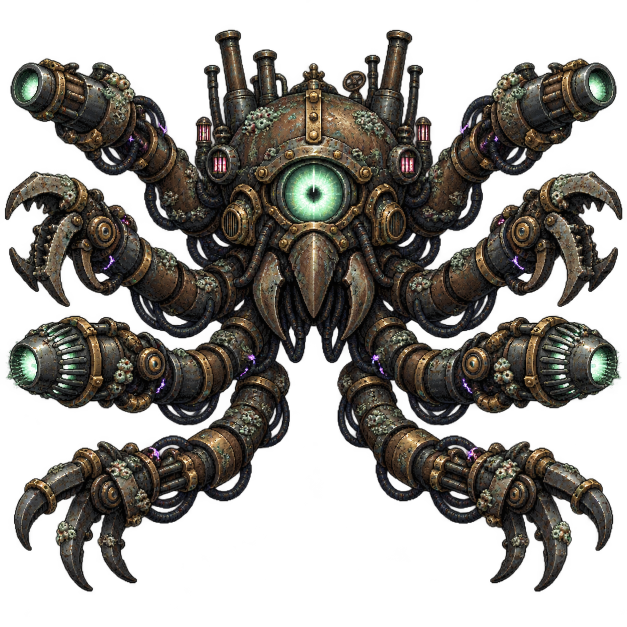
#> input picture Pause/Assets/Art/Bosses/Tide~/src~/hull_key.png, 1254 x 1254 px (shown at 1/2 size)
$ python build.py
#> lines starting #> are read from the running program, lines starting #| are printed output that depends on the picture; after the words box and inside, x2 and y2 are one past the last pixel; in counts of white or black regions, pixels touching at a corner belong together
#> in source, im is the input picture: PIL image 1254x1254 RGBA; mean R, G, B, A 33.4, 30.3, 25.5, 130.1
#> in source, `valid=s>13`:
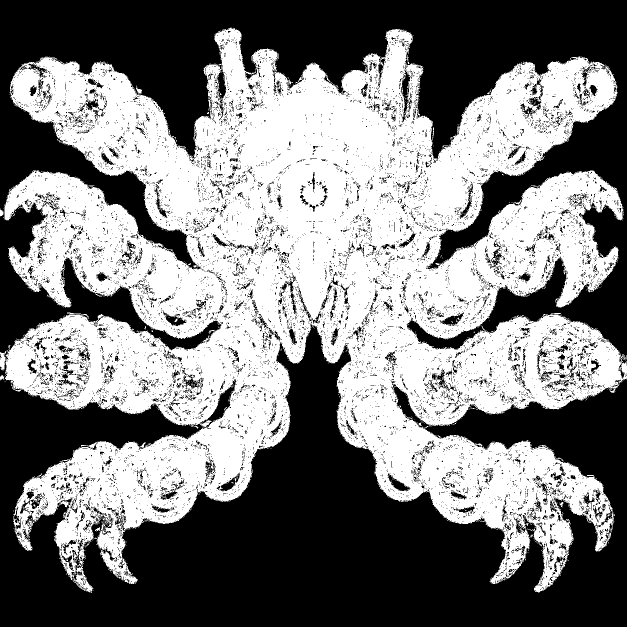
#> valid: shape (1254, 1254) bool (shown at 1/2 size); 49.2% white; 1107 white regions (1087 under 20 px), largest, box (x1, y1, x2, y2) and area: (9, 55, 1254, 1185) 770199, (0, 701, 16, 741) 310, (134, 624, 177, 638) 77
#> in source, `h[valid&(h<11)]=14`: h: shape (1254, 1254); min 0, max 254, mean 33.7
#> in source, `h[valid&(h>=244)]=227`: h: shape (1254, 1254); min 0, max 251, mean 33.6
#> in source, `brown=valid&(h>=11)&(h<=32)`: brown: shape (1254, 1254) bool; 27.6% white; 5792 white regions (5387 under 20 px), largest, box (x1, y1, x2, y2) and area: (363, 58, 968, 681) 105016, (9, 341, 449, 630) 38801, (948, 341, 1245, 616) 28672
#> in source, `s[brown]=np.minimum(s[brown],112)`: s: shape (1254, 1254); min 0, max 255, mean 38.5
#> in source, `rgb=Image.fromarray(hsv,"HSV").convert("RGB")`: hsv: shape (1254, 1254, 3); mean R, G, B 33.6, 38.5, 34.9
#> in source, `out = rgba()`: out: PIL image 384x384 RGBA; every value is 0
#!/usr/bin/env python3
"""Build the staged Iron Kraken art from one painted hull and one maw edit.

All changes to the painted sprite use nearest-neighbour sampling at 384 px.
The localized effects are painted at native resolution; no palette reduction.
"""
from __future__ import annotations

import math
from pathlib import Path

import numpy as np
from PIL import Image, ImageDraw, ImageFont

ROOT = Path(__file__).resolve().parent.parent
SRC = ROOT / "src~"
ART = ROOT.parents[1]
C = 384
MINT = (124, 242, 192)
WHITE = (237, 255, 242)
VIOLET = (115, 131, 245)
INK = (5, 10, 17)


def rgba():
    return Image.new("RGBA", (C, C), (0, 0, 0, 0))


def source(name):
    im = Image.open(SRC / name).convert("RGBA")
    # Preserve every painted value/detail while moving accidental red rust and
    # lamps into the Tide brass / violet hue families.
    hsv=np.asarray(im.convert("RGB").convert("HSV")).copy()
    h,s,v=hsv[...,0],hsv[...,1],hsv[...,2]
    valid=s>13
    h[valid&(h<11)]=14                    # 0..15 deg -> warm brown 20 deg
    h[valid&(h>=244)]=227                 # near-red magenta -> violet pink
    brown=valid&(h>=11)&(h<=32)
    s[brown]=np.minimum(s[brown],112)     # below 0.45 after RGB rounding
    rgb=Image.fromarray(hsv,"HSV").convert("RGB")
    rgb.putalpha(im.getchannel("A"))
    im=rgb
    im = im.resize((344, 344), Image.Resampling.NEAREST)
    out = rgba()
    out.alpha_composite(im, (20, 20))
    return out


def selective_rim(im):
    a=np.asarray(im).copy()
    alpha=a[...,3]
    solid=alpha>70
#> solid: shape (384, 384) bool; 42% white; 1 white region, box (x1, y1, x2, y2) and area: (23, 36, 362, 345) 61949
    up=np.pad(alpha[:-1,:],((1,0),(0,0)))
    left=np.pad(alpha[:,:-1],((0,0),(1,0)))
    edge=solid&((up<24)|(left<24))
#> edge: shape (384, 384) bool; 1.5% white in thin lines or dots, all inside (x1, y1, x2, y2) = (23, 36, 362, 345)
    # Two stepped pixels of pale upper-left water light on solid metal only.
    inner=(np.pad(edge[:-1,:],((1,0),(0,0)))|np.pad(edge[:,:-1],((0,0),(1,0))))&solid&~edge
#> inner: shape (384, 384) bool; 1.5% white in thin lines or dots, all inside (x1, y1, x2, y2) = (23, 37, 362, 345)
    a[inner,:3]=(a[inner,:3].astype(float)*0.55+np.array([115,188,163])*0.45).astype(np.uint8)
    a[edge,:3]=(a[edge,:3].astype(float)*0.25+np.array([188,250,223])*0.75).astype(np.uint8)
    return Image.fromarray(a,"RGBA")


BASE = selective_rim(source("hull_key.png"))
FIRE = source("maw_fire_key.png")
#> call 2 of source, with name = 'maw_fire_key.png'
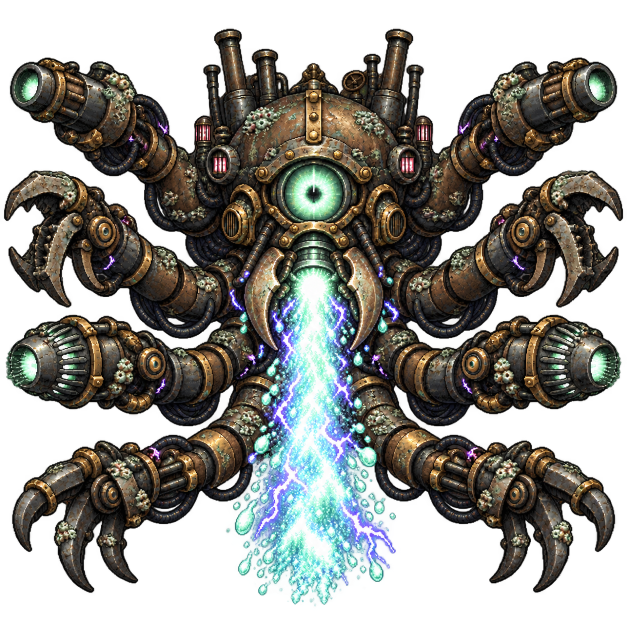
#> input picture Pause/Assets/Art/Bosses/Tide~/src~/maw_fire_key.png, 1254 x 1254 px (shown at 1/2 size)
#> in source, im is the input picture: PIL image 1254x1254 RGBA; mean R, G, B, A 50.8, 50.9, 46.2, 151.8
#> in source (call 2), `valid=s>13`: valid: shape (1254, 1254) bool; 56.9% white; 10896 black regions (10176 under 20 px), largest, box (x1, y1, x2, y2) and area: (0, 0, 1254, 1254) 577895, (586, 541, 656, 919) 7589, (562, 1018, 665, 1129) 2752
#> in source (call 2), `h[valid&(h<11)]=14`: h: shape (1254, 1254); min 0, max 254, mean 40.6
#> in source (call 2), `h[valid&(h>=244)]=227`: h: shape (1254, 1254); min 0, max 251, mean 40.6
#> in source (call 2), `brown=valid&(h>=11)&(h<=32)`: brown: shape (1254, 1254) bool; 31% white; 4343 white regions (4023 under 20 px), largest, box (x1, y1, x2, y2) and area: (5, 56, 1248, 700) 261110, (23, 879, 420, 1186) 40916, (829, 880, 1230, 1187) 40312
#> in source (call 2), `s[brown]=np.minimum(s[brown],112)`:
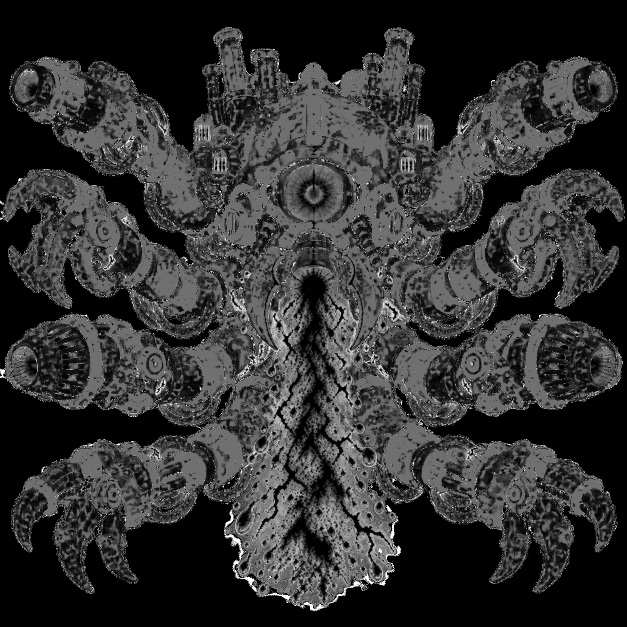
#> s: shape (1254, 1254) (shown at 1/2 size); min 0, max 255, mean 49.8
#> in source (call 2), `rgb=Image.fromarray(hsv,"HSV").convert("RGB")`:
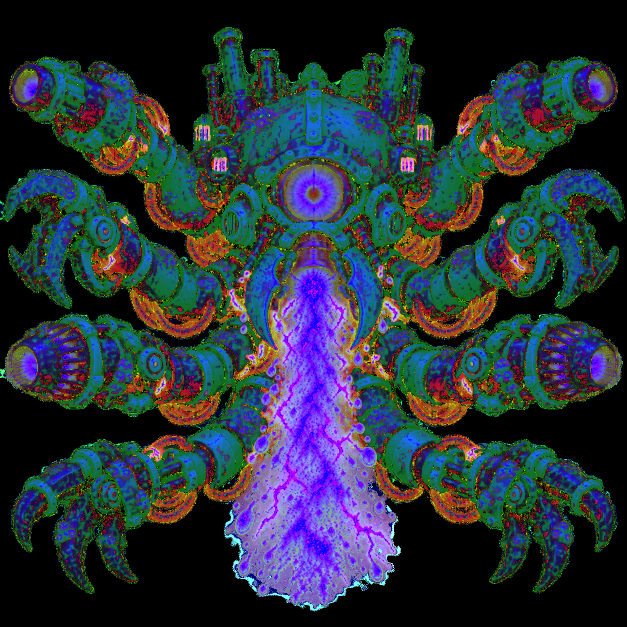
#> hsv: shape (1254, 1254, 3) (shown at 1/2 size); mean R, G, B 40.6, 49.8, 58.9
DEATH = source("death_peak_key.png")
#> call 3 of source, with name = 'death_peak_key.png'
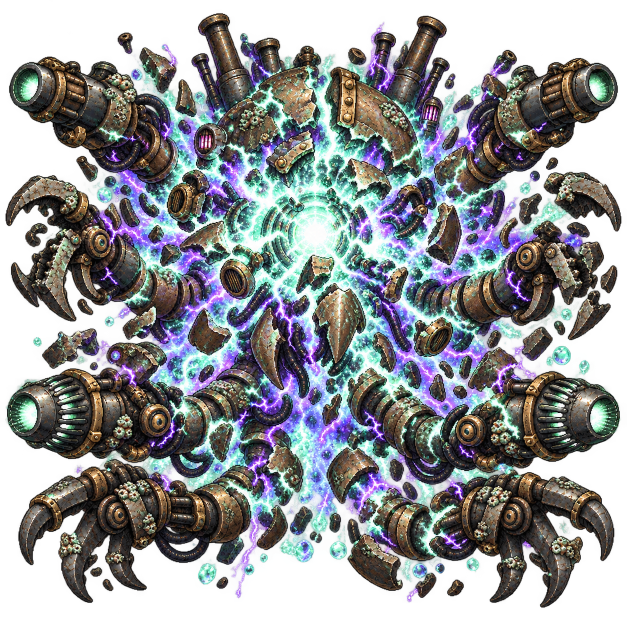
#> input picture Pause/Assets/Art/Bosses/Tide~/src~/death_peak_key.png, 1254 x 1254 px (shown at 1/2 size)
#> in source, im is the input picture: PIL image 1254x1254 RGBA; mean R, G, B, A 73.7, 76.2, 79.4, 171.7
#> in source (call 3), `valid=s>13`:
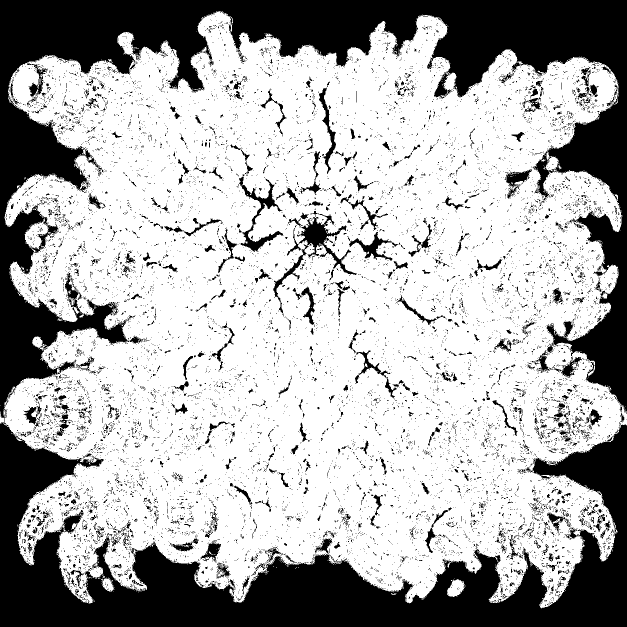
#> valid: shape (1254, 1254) bool (shown at 1/2 size); 68.1% white; 12173 black regions (11570 under 20 px), largest, box (x1, y1, x2, y2) and area: (0, 0, 1254, 838) 235742, (0, 839, 1254, 1254) 177316, (574, 422, 714, 560) 3735
#> in source (call 3), `h[valid&(h<11)]=14`: h: shape (1254, 1254); min 0, max 254, mean 73.2
#> in source (call 3), `h[valid&(h>=244)]=227`: h: shape (1254, 1254); min 0, max 250, mean 73
#> in source (call 3), `brown=valid&(h>=11)&(h<=32)`:
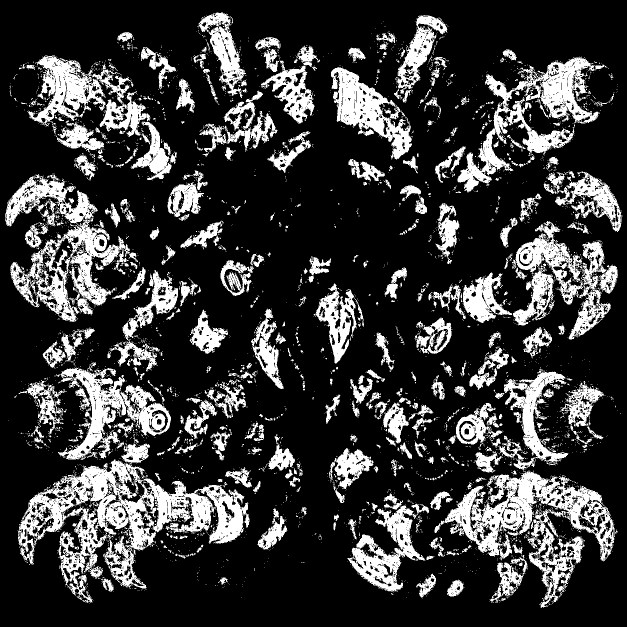
#> brown: shape (1254, 1254) bool (shown at 1/2 size); 22.4% white; 4065 white regions (3612 under 20 px), largest, box (x1, y1, x2, y2) and area: (36, 919, 500, 1207) 41719, (10, 348, 260, 644) 23414, (869, 943, 1230, 1123) 22184


def warp(im, phase):
    """Move the distal arm pixels while leaving the central hull registered."""
    a = np.asarray(im)
    yy, xx = np.indices((C, C))
    edge = np.clip((np.abs(xx - 192) - 62) / 120, 0, 1) ** 1.5
    dx = np.sign(xx - 192) * edge * [0, 2, -2, 1][phase]
    dy = edge * [0, -4, 4, 2][phase] * (0.75 + 0.25 * np.sin(yy / 33))
    sx = np.clip(np.rint(xx - dx).astype(int), 0, C - 1)
    sy = np.clip(np.rint(yy - dy).astype(int), 0, C - 1)
    return Image.fromarray(a[sy, sx], "RGBA")


def glow_ellipse(layer, box, color=MINT, strength=1):
    d = ImageDraw.Draw(layer, "RGBA")
    x0, y0, x1, y1 = box
    for grow, alpha in [(10, 12), (6, 25), (3, 52)]:
        d.ellipse((x0-grow, y0-grow, x1+grow, y1+grow), fill=(*color, min(255, alpha*strength)))
    d.ellipse(box, fill=(*WHITE, min(255, 90*strength)))


def core_fx(im, phase):
    layer = rgba()
    d = ImageDraw.Draw(layer, "RGBA")
    # The eye is a ring and pupil, so its dark centre survives each pulse.
    eye = [(184, 112, 199, 127), (182, 110, 201, 129), (181, 109, 202, 130), (183, 111, 200, 128)][phase]
    d.arc(eye, 188, 353, fill=(*WHITE, 100+phase*25), width=2)
    d.line([(191, 113), (194, 106)], fill=(*WHITE, 160+phase*22), width=1)
    d.line([(190, 174+phase%2), (194, 176+phase%2)], fill=(*MINT, 100+phase*28), width=2)
    im.alpha_composite(layer)
    return im


def idle(phase):
    return core_fx(warp(BASE, phase), phase)


def bolt(d, center, power=1, left=False):
    x, y = center
    rr = [12, 9, 6][min(power, 2)]
    for radius, alpha, col in [(19, 15, MINT), (13, 34, MINT), (8, 110, VIOLET), (5, 215, MINT)]:
        d.ellipse((x-radius, y-radius, x+radius, y+radius), fill=(*col, alpha))
    d.ellipse((x-rr//2, y-rr//2, x+rr//2, y+rr//2), fill=(*WHITE, 245))
    sg = -1 if left else 1
    d.line([(x+sg*5, y-5), (x+sg*13, y-13), (x+sg*19, y-12)], fill=(*VIOLET, 220), width=2)
    d.line([(x+sg*4, y+5), (x+sg*14, y+10)], fill=(*MINT, 215), width=2)


def tell(part, charged):
    im = idle(1 if charged else 0)
    layer = rgba()
    d = ImageDraw.Draw(layer, "RGBA")
    if part == 0:
        glow_ellipse(layer, (177, 181, 207, 214), strength=2 if charged else 1)
        for s in (-1, 1):
            d.line([(192+s*8, 188), (192+s*22, 198), (192+s*12, 213)], fill=(*VIOLET, 220 if charged else 130), width=2)
        if charged:
            for x, y in [(175, 222), (209, 220), (191, 234)]:
                d.ellipse((x-2,y-2,x+2,y+2), fill=(*MINT, 240))
    else:
        x = 39 if part == 1 else 345
        for y in (70, 231):
            bolt(d, (x,y), power=2 if charged else 0, left=part==1)
        x2 = 61 if part == 1 else 323
        d.line([(x, 70), (x2, 130), (x, 231)], fill=(*VIOLET, 170 if charged else 75), width=3 if charged else 1, joint="curve")
        if charged:
            for yy in (100, 169, 257):
                d.ellipse((x2-2, yy-2, x2+2, yy+2), fill=(*WHITE, 245))
    im.alpha_composite(layer)
    return im


def fire():
    im = idle(0)
    # Painted second key supplies the open beak and the water jet. It changes
    # nothing beyond this soft local mask; the original hull stays fixed.
    mask = Image.new("L", (C, C))
    d = ImageDraw.Draw(mask)
    d.polygon([(170,151),(214,151),(228,174),(239,220),(251,260),(256,331),(240,354),(145,354),(128,326),(132,260),(148,203)], fill=255)
    # Native stepped taper, avoiding an obvious patch edge.
    m = np.asarray(mask).copy()
    from PIL import ImageFilter
    mask = Image.fromarray(m).filter(ImageFilter.GaussianBlur(2))
    im.paste(FIRE, (0,0), mask)
    layer = rgba()
    d = ImageDraw.Draw(layer, "RGBA")
    for x,y in [(173,230),(210,243),(162,279),(225,299)]:
        d.line([(x,y),(x+5,y+7),(x+1,y+16)], fill=(*VIOLET,190), width=2)
    im.alpha_composite(layer)
    return im


def hit():
    a=np.asarray(idle(0)).copy()
    opaque=a[...,3]>45
    rgb=a[...,:3]
    bright=(rgb.mean(axis=2)>38)&opaque
    rgb[bright]=np.minimum(255, rgb[bright].astype(np.int16)*0.28+np.array([147,242,211])*0.72).astype(np.uint8)
    a[...,:3]=rgb
    im=Image.fromarray(a,"RGBA")
    layer=rgba();glow_ellipse(layer,(169,98,214,144),strength=2)
    im.alpha_composite(layer)
    return im


def star(d, x, y, size, color=WHITE, alpha=255):
    d.line([(x-size,y),(x+size,y)],fill=(*color,alpha),width=max(1,size//8))
    d.line([(x,y-size),(x,y+size)],fill=(*color,alpha),width=max(1,size//8))
    d.line([(x-size//2,y-size//2),(x+size//2,y+size//2)],fill=(*VIOLET,alpha),width=2)
    d.line([(x-size//2,y+size//2),(x+size//2,y-size//2)],fill=(*MINT,alpha),width=2)


def death(stage):
    # The peak is a dedicated painted edit of the same hull. Recede to and
    # from it by revealing real cracks and armor fragments, not flat stars.
    if stage==0:
        im=idle(0)
        layer=rgba();d=ImageDraw.Draw(layer,"RGBA")
        cracks=[[(181,85),(177,93),(184,105),(177,116),(181,125)],
                [(217,96),(211,109),(219,120),(213,135)],
                [(174,172),(183,177),(178,187),(187,193),(185,205)]]
        for line in cracks:
            d.line(line,fill=(*VIOLET,200),width=3)
            d.line(line,fill=(*MINT,225),width=1)
        glow_ellipse(layer,(187,118,198,130),strength=1)
        im.alpha_composite(layer)
        return im
    if stage==1:
        im=BASE.copy()
        yy,xx=np.indices((C,C))
        # Soft radial reveal of the painted split dome and first fragments.
        radius=np.hypot((xx-192)*0.85,yy-168)
        mask=np.clip((135-radius)/72,0,1)
        mask=np.uint8(mask*230)
        im.paste(DEATH,(0,0),Image.fromarray(mask,"L"))
        return im
    if stage==2:
        return DEATH.copy()
    scale=0.90 if stage==3 else 0.67
    w=int(C*scale)
    shrunken=DEATH.resize((w,w),Image.Resampling.NEAREST)
    a=np.asarray(shrunken).copy()
    a[...,3]=(a[...,3].astype(float)*(0.78 if stage==3 else 0.55)).astype(np.uint8)
    im=rgba();im.alpha_composite(Image.fromarray(a,"RGBA"),((C-w)//2,(C-w)//2))
    return im


def retreat(stage):
    im=idle(0)
    a=np.asarray(im).copy()
    a[...,3]=(a[...,3].astype(np.float32)*(0.85 if stage==0 else 0.62)).astype(np.uint8)
    im=Image.fromarray(a,"RGBA")
    layer=rgba(); d=ImageDraw.Draw(layer,"RGBA")
    for k in range(10):
        x=43+k*33+((k*7+stage*9)%13)
        y0=36+((k*23+stage*27)%77)
        y1=min(358,y0+198+(k%3)*22)
        d.line([(x,y0),(x,y1)],fill=(*MINT,65 if stage==0 else 95),width=1+(k%3==0))
        d.line([(x+2,y0+30),(x+2,y1-35)],fill=(*VIOLET,45),width=1)
    im.alpha_composite(layer)
    return im


def portrait():
    im=idle(2)
    layer=rgba();d=ImageDraw.Draw(layer,"RGBA")
    d.arc((174,105,209,140),185,350,fill=(*WHITE,205),width=2)
    im.alpha_composite(layer)
    return im


def build_boss():
    cells=[idle(i) for i in range(4)]+[hit(),tell(0,False),tell(0,True),tell(1,False),tell(1,True),fire(),tell(2,False),tell(2,True)]+[death(i) for i in range(5)]+[retreat(0),retreat(1),portrait()]
    assert len(cells)==20
    sheet=Image.new("RGBA",(C*5,C*4))
    for i,im in enumerate(cells): sheet.alpha_composite(im,((i%5)*C,(i//5)*C))
    sheet.save(ROOT/"Tide.png")
    return cells,sheet


def shot_cell(kind):
    im=Image.new("RGBA",(128,128)); d=ImageDraw.Draw(im,"RGBA")
    if kind<=1:  # pressure pearl, two phases
        x=64+(kind*2);y=64
        for r,col,alpha in [(31,MINT,14),(23,MINT,35),(16,VIOLET,100),(12,MINT,230),(7,WHITE,255)]:
            d.ellipse((x-r,y-r,x+r,y+r),fill=(*col,alpha))
        d.arc((x-15,y-15,x+15,y+15),194,322,fill=(*WHITE,250),width=3)
        for j in range(5):
            sx=x-16-j*6; sy=y-10+j*5+(kind%2)*2
            d.ellipse((sx-2,sy-2,sx+2,sy+2),fill=(*MINT,200-j*25))
    elif kind<=3:  # long crystal/lightning shard
        x=64; lean=-5 if kind==2 else 5
        d.polygon([(x+lean,14),(x+14,52),(x+9,93),(x,116),(x-11,79),(x-15,49)],fill=(*VIOLET,70))
        d.polygon([(x+lean,18),(x+9,54),(x+5,88),(x,109),(x-7,83),(x-9,51)],fill=(*MINT,230))
        d.polygon([(x+lean,19),(x+3,59),(x,96),(x-3,58)],fill=(*WHITE,250))
        d.line([(x-21,74),(x-9,62),(x-17,49)],fill=(*VIOLET,230),width=3)
        d.line([(x+12,58),(x+23,45),(x+19,30)],fill=(*WHITE,210),width=2)
    elif kind==4:  # lane tell
        d.rectangle((56,9,72,119),fill=(*VIOLET,36))
        d.rectangle((62,12,66,116),fill=(*MINT,125))
        for y in range(12,118,13):
            d.line((44,y,84,y),fill=(*MINT,105 if y%2 else 170),width=2)
            d.point((64,y),fill=(*WHITE,240))
    elif kind<=6:  # pressure beam, repeatable center
        width=15 if kind==5 else 22
        d.rectangle((64-width,4,64+width,124),fill=(*MINT,50))
        d.rectangle((57,4,71,124),fill=(*VIOLET,150))
        d.rectangle((61,4,67,124),fill=(*WHITE,240))
        for y in range(10,122,22):
            x=40+(y*7+kind*13)%12
            d.line([(x,y),(x+12,y+7),(x+6,y+17)],fill=(*MINT,240),width=2)
            d.line([(128-x,y+3),(116-x,y+10)],fill=(*VIOLET,215),width=2)
    else:
        for r,a,col in [(42,12,MINT),(31,27,MINT),(22,60,VIOLET),(15,150,MINT),(8,250,WHITE)]:
            d.ellipse((64-r,64-r,64+r,64+r),fill=(*col,a))
        star(d,64,64,28)
        for a in range(0,360,45):
            rad=math.radians(a);x=64+int(math.cos(rad)*40);y=64+int(math.sin(rad)*40)
            d.rectangle((x-2,y-2,x+2,y+2),fill=(*MINT,235))
    return im


def build_shots():
    out=Image.new("RGBA",(1024,128))
    for i in range(8):out.alpha_composite(shot_cell(i),(i*128,0))
    out.save(ROOT/"Tide_shots.png")
    return out


def font(size,bold=False):
    choices=["/System/Library/Fonts/Supplemental/Arial Bold Italic.ttf","/System/Library/Fonts/Supplemental/Arial Bold.ttf"] if bold else ["/System/Library/Fonts/SFNSMono.ttf"]
    for p in choices:
        try:return ImageFont.truetype(p,size)
        except OSError:pass
    return ImageFont.load_default()


def build_card():
    # Compose at half size, then nearest-neighbour enlarge for stepped pixels.
    im=Image.new("RGBA",(512,144));d=ImageDraw.Draw(im,"RGBA")
    d.polygon([(31,12),(504,12),(493,128),(15,128)],fill=(5,15,25,255),outline=(*MINT,210),width=2)
    d.polygon([(40,16),(500,16),(487,93),(26,93)],fill=(15,37,48,255))
    d.polygon([(31,13),(73,13),(56,128),(15,128)],fill=(22,91,82,255))
    d.polygon([(38,17),(64,17),(47,123),(22,123)],fill=(*MINT,240))
    d.line([(73,13),(502,13)],fill=(*WHITE,235),width=1)
    d.line([(65,102),(487,102)],fill=(*VIOLET,130),width=2)
    d.polygon([(46,48),(59,61),(45,74),(32,61)],fill=(*WHITE,255),outline=(*INK,255))
    d.ellipse((42,57,49,64),fill=(*MINT,255))
    name="IRON KRAKEN"; f=font(42,True)
    while d.textbbox((0,0),name,font=f)[2]>398:
        f=font(f.size-1,True)
    d.text((78,35),name,font=f,fill=(3,12,18,255),stroke_width=2,stroke_fill=(*MINT,255))
    d.text((78,34),name,font=f,fill=(217,255,239,255))
    d.text((83,105),"TYRANT OF THE DEEP",font=font(16),fill=(*MINT,255))
    d.text((440,106),"V // 05",font=font(10),fill=(*VIOLET,235))
    im=im.resize((1024,288),Image.Resampling.NEAREST)
    im.save(ROOT/"Tide_card.png")
    return im


def mid_tile(i):
    p=ART/"Backgrounds"/"Resources"/"Worlds"/"Tide"/"Backdrop3"/f"v{i}"/"mid.png"
    im=Image.open(p).convert("RGBA")
    x=(im.width-C)//2;y=(im.height-C)//2
    return im.crop((x,y,x+C,y+C))


def preview(cells,sheet,shots,card):
    out=Image.new("RGBA",(1920,2420),(11,11,26,255))
    out.alpha_composite(sheet,(0,0))
    for i in range(4):
        x=i*C;y=1548
        out.alpha_composite(mid_tile(i+1),(x,y))
        out.alpha_composite(cells[i],(x,y))
    out.alpha_composite(shots,(32,1950))
    out.alpha_composite(card,(32,2100))
    d=ImageDraw.Draw(out)
    for i in range(4):d.text((i*C+8,1548),f"TIDE v{i+1}",fill=WHITE,font=font(13))
    out.convert("RGB").save(ROOT/"preview.png")
    frames=[]
    seq=[0,1,2,3,5,6,7,8,10,11,9,3]
    for k in seq:
        frame=Image.new("RGBA",(768,384),(11,11,26,255))
        frame.alpha_composite(cells[k],(0,0))
        frame.alpha_composite(mid_tile((k%4)+1),(384,0))
        frame.alpha_composite(cells[k],(384,0))
        frames.append(frame.convert("RGB"))
    frames[0].save(ROOT/"preview.gif",save_all=True,append_images=frames[1:],duration=[150]*4+[260,180]*3+[110,180],loop=0,optimize=False)


def main():
    cells,sheet=build_boss();shots=build_shots();card=build_card();preview(cells,sheet,shots,card)
#> in build_boss, `cells=[idle(i) for i in range(4)]+[hit(),tell(0,False),tell(0,True),te..`: cells = 20 items
#> the loop in build_boss, `for i,im in enumerate(cells): sheet.alpha_composite(im,((i%5)*C,(i//5)..` made 20 passes
#> after `cells, sheet = build_boss()`: cells = 20 items
    print("built",ROOT)


#> (the run stopped early here; a loop or call above may not have finished)
